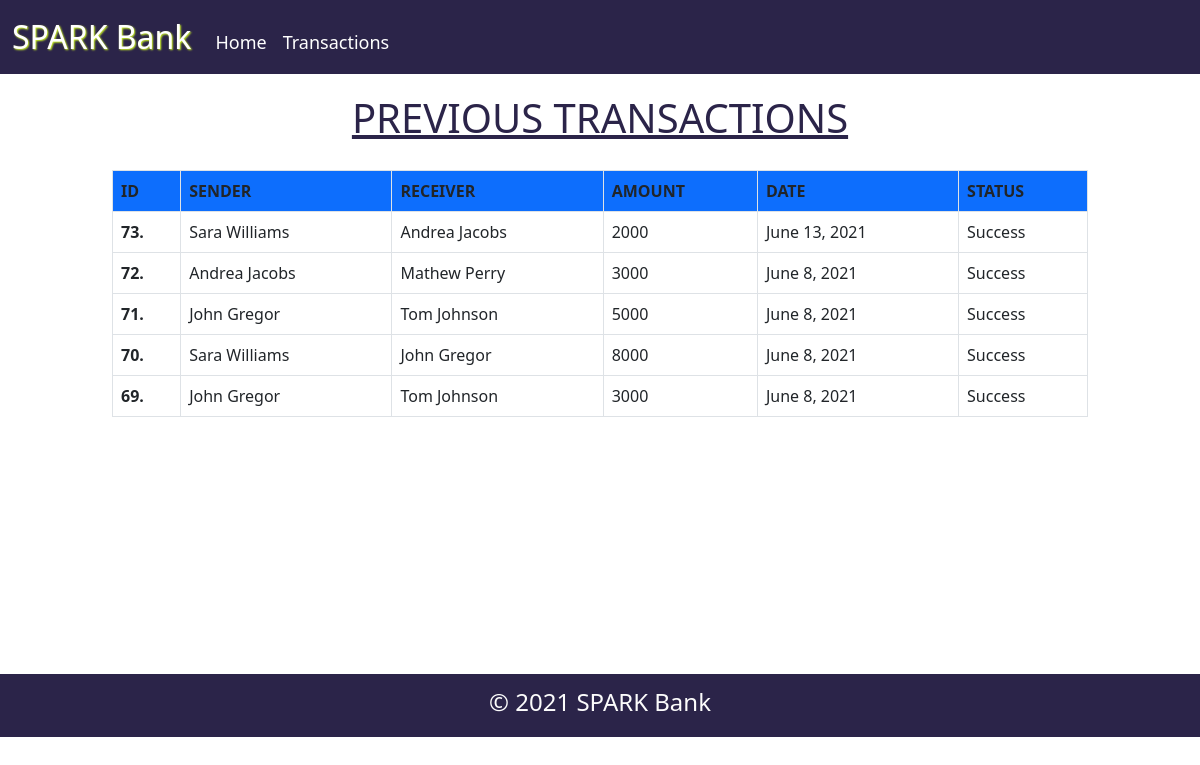
The page /bank/transaction_history/ on the database its author committed.
### bank/models.py (models this page shows)
class Transaction(models.Model):
    T_id = models.AutoField(primary_key=True)
    from_account = models.CharField(max_length=50, default=' ')
    to_account = models.CharField(max_length=50, default=' ')
    amount = models.IntegerField(default=0)
    status = models.BooleanField(default=False)
    date = models.DateField(auto_now=True)

### bank/views.py (the view)
# urls.py: path('transaction_history/', views.transaction_history, name="transaction_history"),
def transaction_history(request):
    trans = Transaction.objects.all().order_by('-T_id')
    params = {"trans": trans}
    return render(request, 'bank/transaction_history.html', params)

### bank/templates/bank/transaction_history.html (shortened to what this page needs)
{% extends 'bank/basic.html' %}
{% block css %}
{% load static %}
{% endblock %}
{% block body %}
{% load static %}
  <div class="show">
    <div class="container col-md-10">
      <h1>PREVIOUS TRANSACTIONS</h1>
        <table class="table table-bordered">
          <thead class="bg-primary">
              <tr>
                 <th scope="col">ID</th>
                 <th scope="col">SENDER</th>
                 <th scope="col">RECEIVER</th>
                 <th scope="col">AMOUNT</th>
                 <th scope="col">DATE</th>
                 <th scope="col">STATUS</th>
              </tr>
          </thead>
          <tbody>
            {% for i in trans%}
              <tr>
                <th scope="row">{{i.T_id}}.</th>
                <td>{{i.from_account}}</td>
                <td>{{i.to_account}}</td>
                <td>{{i.amount}}</td>
                <td>{{i.date}}</td>
                {% if i.status %}
                <td>Success</td>
                {% else %}
                <td>Failed</td>
                {% endif %}
              </tr>
           {% endfor %}
          </tbody>
        </table>
    </div>
  </div>
{% endblock %}

### bank/templates/bank/basic.html (shortened to what this page needs)
<!doctype html>
<html lang="en">
  <head>
    {% load static %}
    <link href="https://cdn.jsdelivr.net/npm/bootstrap@5.0.0-beta3/dist/css/bootstrap.min.css" rel="stylesheet">
    <link rel="stylesheet" href="">
  </head>
  <body>
  {% load static %}
    <nav class="navbar navbar-expand-md  m-l-1 navbar-dark bg-dark">
      <div class="container-fluid">
        <a class="navbar-brand" style="color: #fff; font-size: xx-large;text-shadow: 1px 1px 2px #d6ff26;" href="#">SPARK Bank</a>
        <div class="collapse navbar-collapse" id="navbarSupportedContent">
          <ul class="navbar-nav me-auto mb-2 mb-lg-0">
            <li class="nav-item" style="padding-top: 10px;font-size: large;">
              <a class="nav-link active" aria-current="page" href="/bank/">Home</a>
            </li>
            <li class="nav-item" style="padding-top: 10px;font-size: large;">
              <a class="nav-link active" href="/bank/#transaction">Transactions</a>
            </li>
          </ul>
        </div>
      </div>
    </nav>
    {% block body %} {% endblock%}
    <footer class="footer w-100 d-flex justify-content-center align-items-center position-absolute">
      <p>&copy; 2021 SPARK Bank
    </footer>
  </body>
</html>

### bank/templates/bank/basic.html (style rules this page uses)
.bg-dark { background-color: #2b2449!important; }
.footer { color: #fcfcfc; background-color: #2b2449!important; padding-top:10px; padding-bottom:1px; padding-left:20px; padding-right:20px; font-size: 1.5rem }

### bank/templates/bank/transaction_history.html (style rules this page uses)
h1 { text-align: center; color: #2b2449!important; text-decoration: underline; padding-bottom: 20px; padding-top: 20px; }
.container { height: auto; min-height: 75vh; }

### rows shown on the page
Transaction: T_id "73", from_account "Sara Williams", to_account "Andrea Jacobs", amount "2000", date "June 13, 2021", status "Success"
Transaction: T_id "72", from_account "Andrea Jacobs", to_account "Mathew Perry", amount "3000", date "June 8, 2021", status "Success"
Transaction: T_id "71", from_account "John Gregor", to_account "Tom Johnson", amount "5000", date "June 8, 2021", status "Success"
Transaction: T_id "70", from_account "Sara Williams", to_account "John Gregor", amount "8000", date "June 8, 2021", status "Success"
Transaction: T_id "69", from_account "John Gregor", to_account "Tom Johnson", amount "3000", date "June 8, 2021", status "Success"
